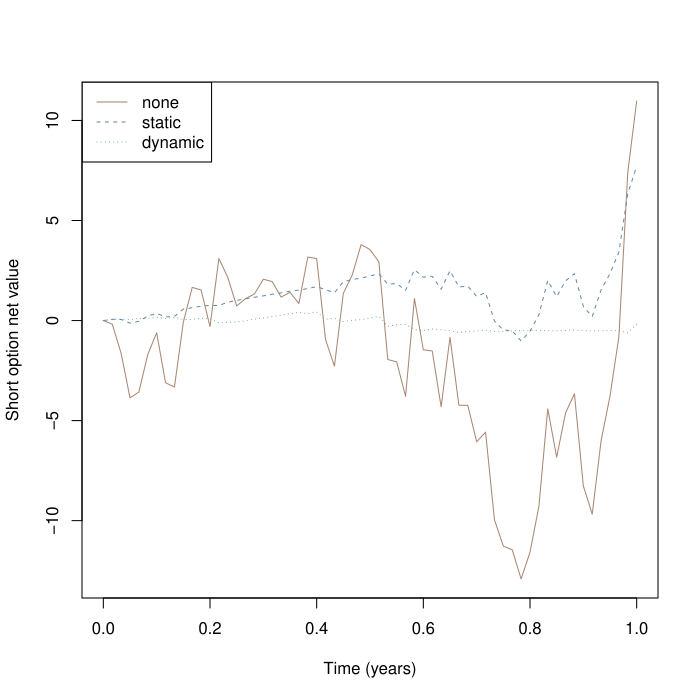

This figure's R source:
pdf('tests/bs-round3/case-0-full.pdf')
# 一份教学欧式期权对应一单位标的；卖出一份，非真实市场预测
# [parameters] 定价与路径波动率一致；允许卖空、分数持仓，无交易成本
S0 <- 100; K <- 100; T <- 1; r <- 0.05; q <- 0; sigma <- 0.2
N <- 60; interval <- 1; seed <- 2027; type <- "C"
# [validation] 与网页使用同一教学域；不截断超域价格
stopifnot(all(is.finite(c(S0,K,T,r,q,sigma,N,interval,seed))), S0>=.01, S0<=1e5, K>=.01, K<=1e5,
          T>0, T<=10, r >= -0.1, r<=.3, q>=0, q<=1, sigma>=0, sigma<=2,
          N>=1, N<=504, N==floor(N), interval>=1, interval<=504, interval==floor(interval),
          seed>=0, seed<=2147483646, seed==floor(seed), type %in% c("C","P"))
# [delta] 带连续股息的 BS 价格、Delta；到期直接使用支付函数
option <- function(S, tau) {
  if(tau==0) return(c(price=if(type=="C") max(S-K,0) else max(K-S,0), delta=NA_real_, gamma=NA_real_))
  A <- S*exp(-q*tau); D <- K*exp(-r*tau)
  if(sigma==0) {
    if(A==D) stop("Zero volatility kink: Delta is not unique")
    d <- as.numeric(A>D)
    return(c(price=if(type=="C") max(A-D,0) else max(D-A,0), delta=exp(-q*tau)*(d-if(type=="P") 1 else 0), gamma=0))
  }
  d1 <- (log(S/K)+(r-q+sigma^2/2)*tau)/(sigma*sqrt(tau)); d2 <- d1-sigma*sqrt(tau)
  price <- if(type=="C") max(0,A-D,A*pnorm(d1)-D*pnorm(d2)) else max(0,D-A,D*pnorm(-d2)-A*pnorm(-d1))
  delta <- exp(-q*tau)*(pnorm(d1)-if(type=="P") 1 else 0)
  c(price=price, delta=delta, gamma=exp(-q*tau)*dnorm(d1)/(S*sigma*sqrt(tau)))
}
# [path] Park-Miller + Box-Muller，与网页相同的可复现教学随机数
normal_draws <- function(seed, n) {
  state <- seed %% 2147483646 + 1
  uniform <- function() { state <<- (state*16807) %% 2147483647; state/2147483647 }
  vapply(seq_len(n), function(i) sqrt(-2*log(uniform()))*cos(2*pi*uniform()), numeric(1))
}
dt <- T/N
spots <- c(100.00000000000000,100.45405490012600,102.82677564249097,106.11697376368296,105.88519334293539,103.43537744606736,102.02579077186883,105.75500033911995,106.21485480024216,101.78255826380837,99.237885387270225,99.653616248369943,102.66905783783203,97.400017462126314,99.228941861561609,101.69080766260211,101.33079322269531,101.16325608407082,100.20692484083504,100.60542443257424,102.01340655019841,101.86062650157452,102.89376143476491,99.466687668930717,99.821090054086540,106.03062838921612,107.95136315995885,103.17575351852985,102.01492243176861,99.809727060720604,100.46482116341122,101.67709850256281,108.61248330328769,108.93051687688856,111.18367879746036,105.22916587774475,108.73778694353825,108.99223038390706,112.43988594833955,108.53424971360509,112.67026582426254,112.83257833027679,114.97951568297218,114.59994352868171,119.33196665768382,120.79396728037111,121.08928038693661,122.66610369617305,121.42275026683448,119.21179095944774,114.33651079444900,116.93615892308867,114.79669969425358,113.93970632338144,118.69433064293530,120.20192569378415,116.61658096601352,114.48335181673535,111.60726212128397,103.36699548037855,100.01817377278161) # 固定核对路径
stopifnot(length(spots)==N+1, spots[1]==S0, all(is.finite(spots)), all(spots>=.01 & spots<=1e5))
# [time] 期末tau严格为0；三种策略共享同一条路径与同一权利金
values <- t(vapply(0:N,function(i) option(spots[i+1], T*(N-i)/N), numeric(3)))
premium <- values[1,"price"]
run_strategy <- function(strategy) {
  # [initial] 权利金支付股票成本，余款为现金；允许负现金（借款）
  holding <- if(strategy=="none") 0 else values[1,"delta"]
  cash <- premium-holding*S0
  rows <- data.frame(i=0,t=0,tau=T,S=S0,price=premium,delta=values[1,"delta"],gamma=values[1,"gamma"],
    oldHolding=0,holding=holding,quantity=holding,cashBefore=premium,interest=0,dividend=0,
    tradeCash=-holding*S0,cash=cash,net=holding*S0+cash-premium,netDelta=holding-values[1,"delta"],rebalance=FALSE,settlement=0)
  for(i in seq_len(N)) {
    # [interest] 先按连续复利更新现金账户，负现金承担利息
    oldHolding <- holding; interest <- cash*expm1(r*dt)
    # [dividend] 左端点矩形近似，股息期末入账；空头为支出，不额外复利
    dividend <- oldHolding*q*spots[i]*dt
    cashBefore <- cash+interest+dividend
    # [trade] 仅动态策略在约定时点调仓；到期不再构造Delta
    rebalance <- strategy=="dynamic" && i<N && i %% interval==0
    if(rebalance) holding <- values[i+1,"delta"]
    quantity <- holding-oldHolding
    tradeCash <- -quantity*spots[i+1]
    cash <- cashBefore+tradeCash
    # [net] 卖方组合：股票+现金-期权负债；终点price为真实支付
    net <- holding*spots[i+1]+cash-values[i+1,"price"]
    rows <- rbind(rows,data.frame(i=i,t=i*dt,tau=T*(N-i)/N,S=spots[i+1],price=values[i+1,"price"],
      delta=values[i+1,"delta"],gamma=values[i+1,"gamma"],oldHolding=oldHolding,holding=holding,quantity=quantity,
      cashBefore=cashBefore,interest=interest,dividend=dividend,tradeCash=tradeCash,cash=cash,net=net,
      netDelta=if(i==N) NA_real_ else holding-values[i+1,"delta"],rebalance=rebalance,settlement=0))
  }
  rows
}
results <- lapply(c("none","static","dynamic"),run_strategy)
names(results) <- c("none","static","dynamic")
errors <- vapply(results,function(x) tail(x$net,1),numeric(1))
# [settle] 终点表格为清算前账户；卖出所有股票并支付期权后，现金等于净误差
settlement <- lapply(results,function(x) {
  last <- x[nrow(x),]; c(stockLiquidation=last$holding*last$S, optionPayment=-last$price,
    cashBefore=last$cash, finalCash=last$cash+last$holding*last$S-last$price, finalHolding=0)
})
print(errors, digits=12)
print(tail(results$dynamic,3), digits=10)
# [validation] 逐期对账与自融资验证
for(x in results) {
  stopifnot(abs(x$net[1])<1e-8)
  stopifnot(max(abs(x$cash-x$cashBefore-x$tradeCash))<1e-7)
  stopifnot(max(abs(x$net-(x$holding*x$S+x$cash-x$price)))<1e-7)
  stopifnot(max(abs(diff(x$cash)-x$interest[-1]-x$dividend[-1]-x$tradeCash[-1]))<1e-7)
}
# [plot] 相同路径上的三策略；单条路径误差不保证随调仓频率单调改善
matplot((0:N)*dt,do.call(cbind,lapply(results,function(x) x$net)),type="l",lty=1:3,
        col=c("#a98773","#6689a8","#659b8a"),xlab="Time (years)",ylab="Short option net value")
legend("topleft",legend=names(results),lty=1:3,col=c("#a98773","#6689a8","#659b8a"))
# RStudio实践：保持N、seed与其他参数不变，只修改interval后整段重跑。
# 比较errors和逐期账户；更频繁调仓不保证本路径误差单调下降或盈利。

for(k in names(results)) write.table(results[[k]],file=paste0('tests/bs-round3/case-0-full-',k,'.csv'),row.names=FALSE,quote=FALSE,sep=',',na='NA')
dev.off()
